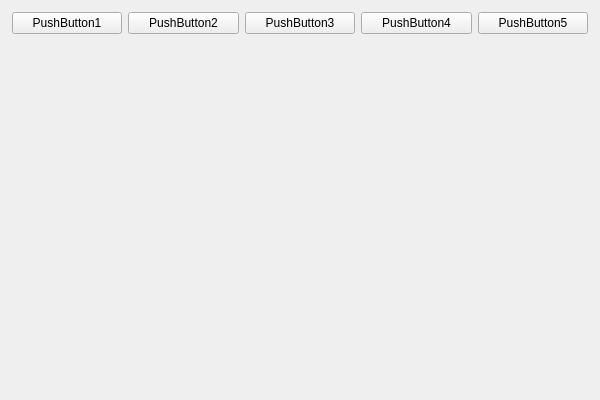
<?xml version="1.0" encoding="UTF-8"?>
<ui version="4.0">
 <class>FrmAStackWidgetClass</class>
 <widget class="QWidget" name="FrmAStackWidgetClass">
  <property name="geometry">
   <rect>
    <x>0</x>
    <y>0</y>
    <width>600</width>
    <height>400</height>
   </rect>
  </property>
  <property name="windowTitle">
   <string>FrmAStackWidget</string>
  </property>
  <layout class="QVBoxLayout" name="verticalLayout">
   <property name="spacing">
    <number>12</number>
   </property>
   <property name="leftMargin">
    <number>12</number>
   </property>
   <property name="topMargin">
    <number>12</number>
   </property>
   <property name="rightMargin">
    <number>12</number>
   </property>
   <property name="bottomMargin">
    <number>12</number>
   </property>
   <item>
    <layout class="QHBoxLayout" name="horizontalLayout">
     <item>
      <widget class="QPushButton" name="pushButton_1">
       <property name="text">
        <string>PushButton1</string>
       </property>
      </widget>
     </item>
     <item>
      <widget class="QPushButton" name="pushButton_2">
       <property name="text">
        <string>PushButton2</string>
       </property>
      </widget>
     </item>
     <item>
      <widget class="QPushButton" name="pushButton_3">
       <property name="text">
        <string>PushButton3</string>
       </property>
      </widget>
     </item>
     <item>
      <widget class="QPushButton" name="pushButton_4">
       <property name="text">
        <string>PushButton4</string>
       </property>
      </widget>
     </item>
     <item>
      <widget class="QPushButton" name="pushButton_5">
       <property name="text">
        <string>PushButton5</string>
       </property>
      </widget>
     </item>
    </layout>
   </item>
   <item>
    <widget class="AStackWidget" name="aStackwidget" native="true">
     <property name="sizePolicy">
      <sizepolicy hsizetype="Expanding" vsizetype="Expanding">
       <horstretch>0</horstretch>
       <verstretch>0</verstretch>
      </sizepolicy>
     </property>
    </widget>
   </item>
  </layout>
 </widget>
 <layoutdefault spacing="6" margin="11"/>
 <customwidgets>
  <customwidget>
   <class>AStackWidget</class>
   <extends>QWidget</extends>
   <header>astackwidget.h</header>
   <container>1</container>
  </customwidget>
 </customwidgets>
 <resources/>
 <connections/>
</ui>
